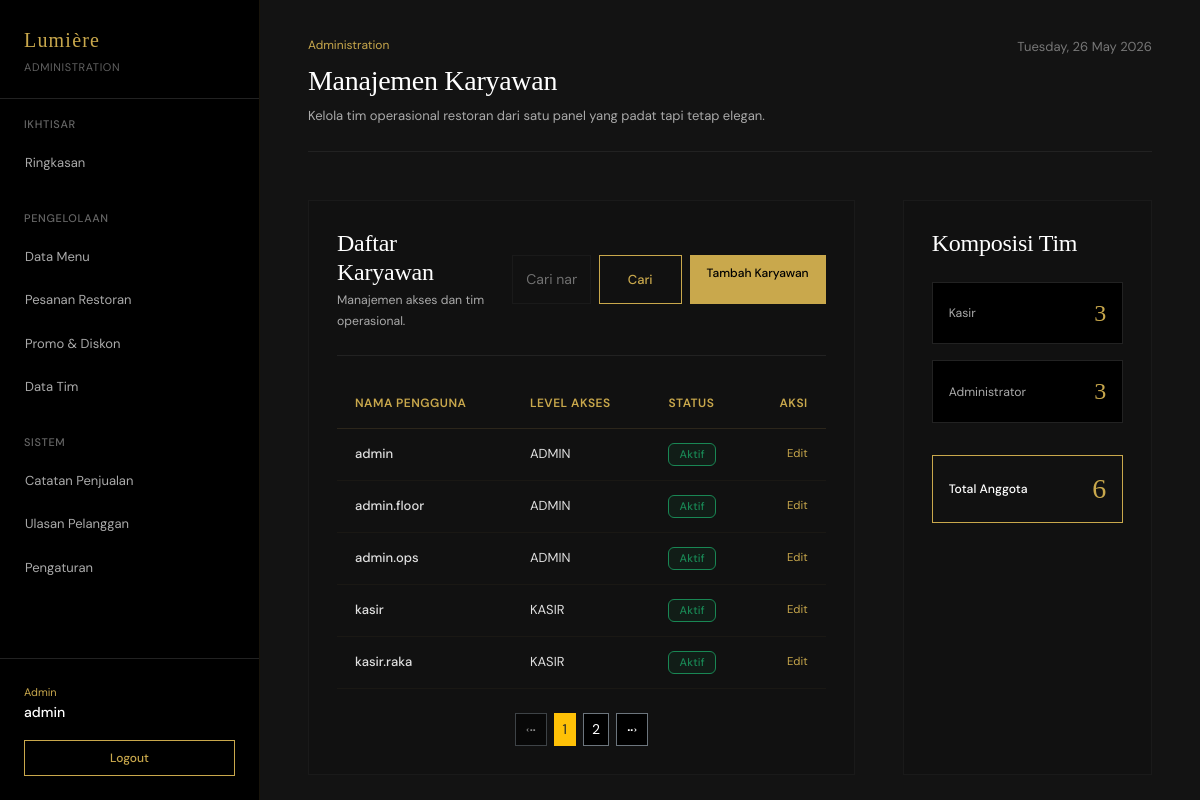
Page /admin/karyawan.php (signed in) on the committed database.
### tables this page shows
CREATE TABLE IF NOT EXISTS `user` (
  `id_user` int NOT NULL AUTO_INCREMENT,
  `nama_user` varchar(100) DEFAULT NULL,
  `username` varchar(50) NOT NULL,
  `email` varchar(100) DEFAULT NULL,
  `password` varchar(255) NOT NULL,
  `level` enum('admin','kasir','pelanggan') NOT NULL,
  `status` enum('Aktif','Nonaktif') NOT NULL DEFAULT 'Aktif',
  PRIMARY KEY (`id_user`),
  UNIQUE KEY `user_username_unique` (`username`),
  UNIQUE KEY `user_email_unique` (`email`)
);

### includes/helpers.php (called while the page is built, shortened)
<?php
function base_path(string $path = ''): string
{
    $base = dirname(__DIR__);
    return $path === '' ? $base : $base . '/' . ltrim($path, '/');
}
function base_url(string $path = ''): string
{
    $app = require base_path('config/app.php');
    $baseUrl = rtrim($app['url'] ?? 'http://localhost:8001', '/');
    return $path === '' ? $baseUrl : $baseUrl . '/' . ltrim($path, '/');
}
function role_label(string $role): string
{
    return match ($role) {
        'admin' => 'Admin',
        'kasir' => 'Karyawan',
        'pelanggan' => 'Member',
        default => 'User',
    };
}

### config/env.php (called while the page is built, shortened)
<?php
function env(string $key, ?string $default = null): ?string
{
    static $values = [];
    $runtimeValue = $_ENV[$key] ?? $_SERVER[$key] ?? getenv($key);
    if ($runtimeValue !== false && $runtimeValue !== null && $runtimeValue !== '') {
        return (string) $runtimeValue;
    }
    return $values[$key] ?? $default;
}

### config/app.php (called while the page is built, shortened)
<?php
require_once __DIR__ . '/env.php';
return [
    'name' => env('APP_NAME', 'UPK Restoran'),
    'env' => env('APP_ENV', 'local'),
    'url' => env('APP_URL', 'http://localhost/upk-restoran'),
];

### includes/database.php (called while the page is built, shortened)
<?php
require_once __DIR__ . '/../config/env.php';
function db(): PDO
{
    static $pdo = null;
    if ($pdo instanceof PDO) {
        return $pdo;
    }
    $host = env('DB_HOST', '127.0.0.1');
    $port = env('DB_PORT', '3306');
    $name = env('DB_NAME', 'upk-restoran');
    $user = env('DB_USER', 'root');
    $pass = env('DB_PASS', '');
    $dsn = sprintf('mysql:host=%s;port=%s;dbname=%s;charset=utf8mb4', $host, $port, $name);
    $pdo = new PDO($dsn, $user, $pass, [
        PDO::ATTR_ERRMODE => PDO::ERRMODE_EXCEPTION,
        PDO::ATTR_DEFAULT_FETCH_MODE => PDO::FETCH_ASSOC,
    ]);
    return $pdo;
}

### admin/karyawan.php (the view, shortened to what this page needs)
<?php
require __DIR__ . '/../includes/header.php';
require_once __DIR__ . '/../includes/database.php';
$stmt = db()->query("
    SELECT id_user, username, level, status FROM user
    WHERE level IN ('admin', 'kasir')
    ORDER BY level, username
");
$karyawans = $stmt->fetchAll();
$search = trim($_GET['search'] ?? '');
$page = isset($_GET['page']) ? max(1, (int)$_GET['page']) : 1;
$limit = 5;
$filteredKaryawans = [];
foreach ($karyawans as $karyawan) {
    if ($search === '') {
        $filteredKaryawans[] = $karyawan;
    }
}
$totalRows = count($filteredKaryawans);
$totalPages = ceil($totalRows / $limit);
$paginatedKaryawans = array_slice($filteredKaryawans, ($page - 1) * $limit, $limit);
$countAdmin = (int) db()->query("SELECT COUNT(*) FROM user WHERE level = 'admin'")->fetchColumn();
$countKasir = (int) db()->query("SELECT COUNT(*) FROM user WHERE level = 'kasir'")->fetchColumn();
$total = $countAdmin + $countKasir;
?>
<section class="row g-5">
    <div class="col-lg-8">
        <article class="section-panel h-100">
            <div class="d-flex flex-column flex-md-row justify-content-between align-items-md-center border-bottom border-soft pb-4 mb-4 gap-3">
                <div>
                    <h3 class="font-display text-white m-0" style="font-size: 24px;">Daftar Karyawan</h3>
                    <p class="text-secondary small mb-0 mt-1">Manajemen akses dan tim operasional.</p>
                </div>
                <div class="d-flex gap-2">
                    <form method="GET" class="d-flex gap-2">
                        <input type="text" name="search" class="form-control bg-black text-white border-secondary rounded-0" placeholder="Cari nama atau level..." value="<?= htmlspecialchars($search, ENT_QUOTES, 'UTF-8'); ?>">
                        <button type="submit" class="btn btn-outline-warning rounded-0">Cari</button>
                    </form>
                    <a class="btn btn-warning py-2 px-3 text-nowrap" style="font-size: 12px;" href="<?= htmlspecialchars(base_url('admin/karyawan_tambah.php'), ENT_QUOTES, 'UTF-8'); ?>">Tambah Karyawan</a>
                </div>
            </div>
            <div class="table-responsive">
                <table class="table align-middle">
                    <thead>
                        <tr>
                            <th>Nama Pengguna</th>
                            <th>Level Akses</th>
                            <th>Status</th>
                            <th class="text-end">Aksi</th>
                        </tr>
                    </thead>
                    <tbody>
                        <?php foreach ($paginatedKaryawans as $karyawan): ?>
                        <tr>
                            <td class="fw-medium text-white"><?= htmlspecialchars($karyawan['username'], ENT_QUOTES, 'UTF-8'); ?></td>
                            <td class="text-uppercase small"><?= htmlspecialchars($karyawan['level'], ENT_QUOTES, 'UTF-8'); ?></td>
                            <td>
                                <?php if (($karyawan['status'] ?? 'Aktif') === 'Aktif'): ?>
                                    <span class="badge bg-success bg-opacity-10 text-success border border-success border-opacity-20">Aktif</span>
                                <?php else: ?>
                                    <span class="badge bg-danger bg-opacity-10 text-danger border border-danger border-opacity-20">Nonaktif</span>
                                <?php endif; ?>
                            </td>
                             <td class="text-end">
                                <div class="d-flex justify-content-end gap-3">
                                    <a href="<?= htmlspecialchars(base_url('admin/karyawan_edit.php?id=' . $karyawan['id_user']), ENT_QUOTES, 'UTF-8'); ?>" class="text-gold small">Edit</a>
                                </div>
                             </td>
                        </tr>
                        <?php endforeach; ?>
                    </tbody>
                </table>
            </div>
            <?php if ($totalPages > 1): ?>
                <nav aria-label="Page navigation" class="mt-4">
                    <ul class="pagination pagination-sm justify-content-center border-0 gap-2 m-0">
                        <li class="page-item <?= $page <= 1 ? 'disabled opacity-50 pe-none' : ''; ?>">
                            <a class="page-link rounded-0 bg-black text-white border-secondary" href="?page=<?= max(1, $page - 1); ?><?= $search ? '&search=' . urlencode($search) : ''; ?>" aria-label="Previous">
                                <svg xmlns="http://www.w3.org/2000/svg" width="1em" height="1em" viewBox="0 0 24 24" style="transform: scaleX(-1);"><path fill="currentColor" d="M5 13.5h3v-3H5zm5 0h3v-3h-3zM17 9l-1 1l2 2l-2 2l1 1l3-3z"></path></svg>
                            </a>
                        </li>
                        <?php for ($i = 1; $i <= $totalPages; $i++): ?>
                            <li class="page-item <?= $i === $page ? 'active' : ''; ?>">
                                <a class="page-link rounded-0 <?= $i === $page ? 'bg-warning text-dark border-warning' : 'bg-black text-white border-secondary'; ?>" href="?page=<?= $i; ?><?= $search ? '&search=' . urlencode($search) : ''; ?>"><?= $i; ?></a>
                            </li>
                        <?php endfor; ?>
                        <li class="page-item <?= $page >= $totalPages ? 'disabled opacity-50 pe-none' : ''; ?>">
                            <a class="page-link rounded-0 bg-black text-white border-secondary" href="?page=<?= min($totalPages, $page + 1); ?><?= $search ? '&search=' . urlencode($search) : ''; ?>" aria-label="Next">
                                <svg xmlns="http://www.w3.org/2000/svg" width="1em" height="1em" viewBox="0 0 24 24"><path fill="currentColor" d="M5 13.5h3v-3H5zm5 0h3v-3h-3zM17 9l-1 1l2 2l-2 2l1 1l3-3z"></path></svg>
                            </a>
                        </li>
                    </ul>
                </nav>
            <?php endif; ?>
        </article>
    </div>
    <aside class="col-lg-4">
        <article class="section-panel h-100">
            <h3 class="font-display text-white mb-4" style="font-size: 24px;">Komposisi Tim</h3>
            <div class="d-flex flex-column gap-3">
                <div class="p-3 border border-soft bg-black d-flex justify-content-between align-items-center">
                    <span class="text-secondary small">Kasir</span>
                    <span class="h4 text-gold font-display m-0"><?= $countKasir; ?></span>
                </div>
                <div class="p-3 border border-soft bg-black d-flex justify-content-between align-items-center">
                    <span class="text-secondary small">Administrator</span>
                    <span class="h4 text-gold font-display m-0"><?= $countAdmin; ?></span>
                </div>
                <div class="p-3 border border-gold border-opacity-20 bg-gold bg-opacity-5 d-flex justify-content-between align-items-center mt-3">
                    <span class="text-white small fw-medium">Total Anggota</span>
                    <span class="h3 text-gold font-display m-0"><?= $total; ?></span>
                </div>
            </div>
        </article>
    </aside>
</section>
<?php
$content = ob_get_clean();
render_internal_shell([
    'brand' => 'Lumière',
    'badge' => 'Administration',
    'title' => 'Manajemen Karyawan',
    'description' => 'Kelola tim operasional restoran dari satu panel yang padat tapi tetap elegan.',
    'nav_sections' => admin_nav_sections(),
], $content);
require __DIR__ . '/../includes/footer.php';

### includes/header.php (shortened to what this page needs)
<?php
$app = require __DIR__ . '/../config/app.php';
?>
<!DOCTYPE html>
<html lang="id" data-bs-theme="dark">
<head>
    <link href="https://cdn.jsdelivr.net/npm/bootstrap@5.3.3/dist/css/bootstrap.min.css" rel="stylesheet">
    <link rel="stylesheet" href="<?= htmlspecialchars(base_url('assets/css/style.css'), ENT_QUOTES, 'UTF-8'); ?>?v=<?= time(); ?>">
</head>
<body>

### includes/ui.php (shortened to what this page needs)
<?php
function is_active_path(string $href): bool
{
    $requestPath = parse_url($_SERVER['REQUEST_URI'] ?? '', PHP_URL_PATH) ?: '';
    return str_contains($requestPath, $href);
}
function render_internal_shell(array $config, string $content): void
{
    $sections = $config['nav_sections'] ?? [];
    $badge = $config['badge'] ?? '';
    $title = $config['title'] ?? '';
    $description = $config['description'] ?? '';
    $brand = $config['brand'] ?? get_setting('nama_restoran', "Lumière");
    $userName = htmlspecialchars($_SESSION['user_name'] ?? 'User', ENT_QUOTES, 'UTF-8');
    $roleName = htmlspecialchars(role_label($_SESSION['user_role'] ?? ''), ENT_QUOTES, 'UTF-8');
    ?>
    <main class="dashboard-shell">
        <aside class="dashboard-sidebar" id="sidebar">
            <div class="sidebar-brand">
                <p class="sidebar-brand-mark"><?= htmlspecialchars($brand); ?></p>
                <p class="sidebar-brand-copy"><?= htmlspecialchars($badge); ?></p>
            </div>
            <div class="flex-grow-1 overflow-auto py-3">
                <?php if ($badge === 'Service Floor'): ?>
                    <?php $items = array_merge(...array_values($sections)); ?>
                    <div class="sidebar-group mb-4">
                        <p class="sidebar-section-title">Operasional</p>
                        <nav class="d-flex flex-column">
                            <?php foreach ($items as $item): ?>
                                <?php $active = is_active_path($item['href']); ?>
                                <a class="sidebar-link <?= $active ? 'sidebar-link-active' : ''; ?>" href="<?= htmlspecialchars($item['href']); ?>">
                                    <?= htmlspecialchars($item['label']); ?>
                                </a>
                            <?php endforeach; ?>
                        </nav>
                    </div>
                <?php else: ?>
                    <?php foreach ($sections as $sectionTitle => $items): ?>
                        <div class="sidebar-group mb-4">
                            <p class="sidebar-section-title"><?= htmlspecialchars($sectionTitle); ?></p>
                            <nav class="d-flex flex-column">
                                <?php foreach ($items as $item): ?>
                                    <?php $active = is_active_path($item['href']); ?>
                                    <a class="sidebar-link <?= $active ? 'sidebar-link-active' : ''; ?>" href="<?= htmlspecialchars($item['href']); ?>">
                                        <?= htmlspecialchars($item['label']); ?>
                                    </a>
                                <?php endforeach; ?>
                            </nav>
                        </div>
                    <?php endforeach; ?>
                <?php endif; ?>
            </div>
            <div class="mt-auto p-4 border-top border-soft">
                <div class="d-flex align-items-center justify-content-between mb-3">
                    <div style="min-width: 0;">
                        <p class="text-gold m-0" style="font-size: 11px;"><?= $roleName; ?></p>
                        <p class="text-white m-0 fw-medium text-truncate" style="font-size: 14px;"><?= $userName; ?></p>
                    </div>
                </div>
                <a class="btn btn-outline-warning w-100 py-2" style="font-size: 12px;" href="<?= htmlspecialchars(base_url('logout.php')); ?>">Logout</a>
            </div>
        </aside>
        <section class="dashboard-main">
            <header class="dashboard-topbar d-flex justify-content-between align-items-start border-bottom border-soft pb-4 mb-5">
                <div class="animate-fade-in-up">
                    <p class="text-gold small mb-2" style="font-size: 12px;"><?= htmlspecialchars($badge); ?></p>
                    <h2 class="dashboard-topbar-title font-display text-white m-0" style="font-size: 28px;"><?= htmlspecialchars($title); ?></h2>
                    <p class="text-secondary mt-2 mb-0" style="font-size: 13px;"><?= htmlspecialchars($description); ?></p>
                </div>
                <div class="d-none d-md-block text-end animate-fade-in-up" style="animation-delay: 0.2s;">
                    <p class="text-muted m-0" style="font-size: 13px;"><?= date('l, d F Y'); ?></p>
                </div>
            </header>
            <div class="dashboard-content animate-fade-in-up" style="animation-delay: 0.3s;">
                <?= $content; ?>
            </div>
        </section>
    </main>
    <?php
}
    ?>

### includes/footer.php (shortened to what this page needs)
</body>
</html>

### rows in the picture
user: username "admin", level "ADMIN", status "Aktif"
user: username "admin.floor", level "ADMIN", status "Aktif"
user: username "admin.ops", level "ADMIN", status "Aktif"
user: username "kasir", level "KASIR", status "Aktif"
user: username "kasir.raka", level "KASIR", status "Aktif"

### other values in the picture
$brand "Lumière"
$badge "ADMINISTRATION"
$sectionTitle "IKHTISAR"
$item['label'] "Ringkasan"
$sectionTitle "PENGELOLAAN"
$item['label'] "Data Menu"
$item['label'] "Pesanan Restoran"
$item['label'] "Promo & Diskon"
$item['label'] "Data Tim"
$sectionTitle "SISTEM"
$item['label'] "Catatan Penjualan"
$item['label'] "Ulasan Pelanggan"
$item['label'] "Pengaturan"
$roleName "Admin"
$userName "admin"
